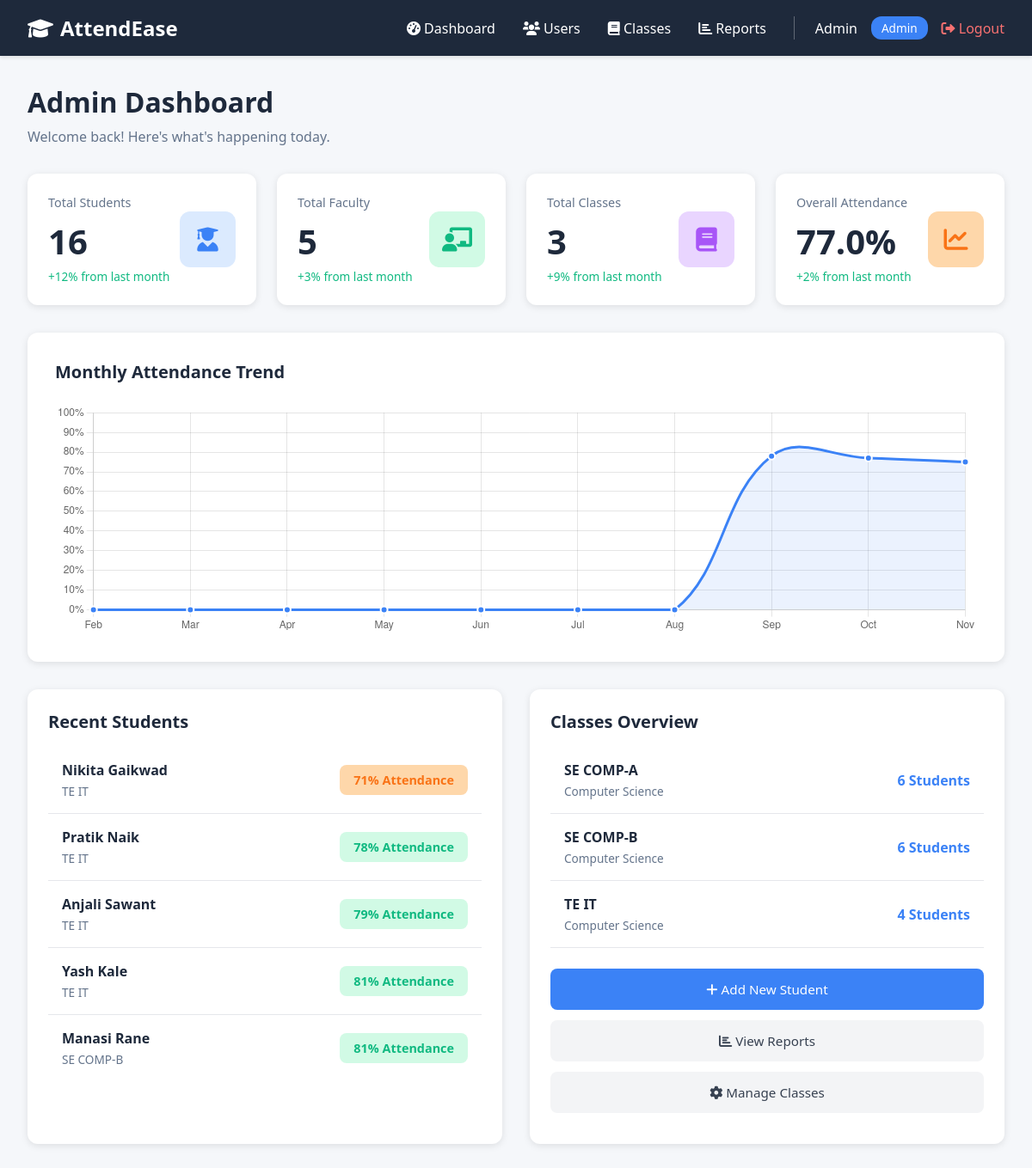
The page /admin/dashboard (signed in) on the database its author committed.
### tables this page shows
CREATE TABLE users (
            id INTEGER PRIMARY KEY AUTOINCREMENT,
            full_name TEXT NOT NULL,
            email TEXT UNIQUE NOT NULL,
            password TEXT NOT NULL,
            role TEXT NOT NULL,
            class_name TEXT,
            roll_number TEXT,
            branch TEXT,
            year INTEGER,
            subject TEXT,
            created_at TIMESTAMP DEFAULT CURRENT_TIMESTAMP
        );

### app.py (the view)
@app.route('/admin/dashboard')
@admin_required
def admin_dashboard():
    db = get_db()
    total_students = db.execute(
        "SELECT COUNT(*) as count FROM users WHERE role='student'"
    ).fetchone()['count']
    total_faculty = db.execute(
        "SELECT COUNT(*) as count FROM users WHERE role='faculty'"
    ).fetchone()['count']
    total_classes = db.execute(
        "SELECT COUNT(DISTINCT class_name) as count FROM users WHERE role='student' AND class_name IS NOT NULL"
    ).fetchone()['count']
    total_records = db.execute("SELECT COUNT(*) as count FROM attendance").fetchone()['count']
    present_records = db.execute(
        "SELECT COUNT(*) as count FROM attendance WHERE status='Present'"
    ).fetchone()['count']
    overall_attendance = round((present_records / total_records * 100) if total_records > 0 else 0, 1)
    recent_students = db.execute("""
        SELECT u.id, u.full_name, u.class_name, u.roll_number,
               COUNT(a.id) as total_classes,
               SUM(CASE WHEN a.status = 'Present' THEN 1 ELSE 0 END) as present_count
        FROM users u
        LEFT JOIN attendance a ON u.id = a.student_id
        WHERE u.role = 'student'
        GROUP BY u.id
        ORDER BY u.id DESC
        LIMIT 5
    """).fetchall()
    students_with_attendance = []
    for student in recent_students:
        attendance_pct = round(
            (student['present_count'] / student['total_classes'] * 100)
            if student['total_classes'] > 0 else 0
        )
        students_with_attendance.append({
            'name': student['full_name'],
            'class': student['class_name'] or 'N/A',
            'attendance': attendance_pct
        })
    classes_overview = db.execute("""
        SELECT class_name, COUNT(*) as student_count
        FROM users
        WHERE role='student' AND class_name IS NOT NULL
        GROUP BY class_name
    """).fetchall()
    monthly_trend = []
    for i in range(9, -1, -1):
        month_date = datetime.now() - timedelta(days=30*i)
        month_name = month_date.strftime('%b')
        month_str = month_date.strftime('%Y-%m')
        month_total = db.execute(
            "SELECT COUNT(*) as count FROM attendance WHERE date LIKE ?",
            (f"{month_str}%",)
        ).fetchone()['count']
        month_present = db.execute(
            "SELECT COUNT(*) as count FROM attendance WHERE date LIKE ? AND status='Present'",
            (f"{month_str}%",)
        ).fetchone()['count']
        month_pct = round((month_present / month_total * 100) if month_total > 0 else 0)
        monthly_trend.append({'month': month_name, 'percentage': month_pct})
    return render_template('admin_dashboard.html',
                         total_students=total_students,
                         total_faculty=total_faculty,
                         total_classes=total_classes,
                         overall_attendance=overall_attendance,
                         recent_students=students_with_attendance,
                         classes_overview=classes_overview,
                         monthly_trend=json.dumps(monthly_trend))

### app.py (called while the page is built)
def get_db():
    db = getattr(g, '_database', None)
    if db is None:
        db = g._database = sqlite3.connect(DATABASE)
        db.row_factory = sqlite3.Row
    return db

@app.teardown_appcontext
def close_connection(exception):
    db = getattr(g, '_database', None)
    if db is not None:
        db.close()

def admin_required(f):
    @wraps(f)
    def decorated_function(*args, **kwargs):
        if 'user_id' not in session:
            flash("You must be logged in to view that page.", "error")
            return redirect(url_for('auth'))
        if session.get('user_role') != 'admin':
            flash("You don't have permission to access this page.", "error")
            return redirect(url_for('index'))
        return f(*args, **kwargs)
    return decorated_function

### templates/admin_dashboard.html (shortened to what this page needs)
{% extends "admin_layout.html" %}
{% block content %}
<div class="admin-header">
    <h1>Admin Dashboard</h1>
    <p>Welcome back! Here's what's happening today.</p>
</div>
<div class="stats-grid">
    <div class="stat-card">
        <div class="stat-info">
            <h3>Total Students</h3>
            <div class="stat-number">{{ total_students }}</div>
            <div class="stat-change">+12% from last month</div>
        </div>
        <div class="stat-icon blue">
            <i class="fas fa-user-graduate"></i>
        </div>
    </div>
    <div class="stat-card">
        <div class="stat-info">
            <h3>Total Faculty</h3>
            <div class="stat-number">{{ total_faculty }}</div>
            <div class="stat-change">+3% from last month</div>
        </div>
        <div class="stat-icon green">
            <i class="fas fa-chalkboard-teacher"></i>
        </div>
    </div>
    <div class="stat-card">
        <div class="stat-info">
            <h3>Total Classes</h3>
            <div class="stat-number">{{ total_classes }}</div>
            <div class="stat-change">+9% from last month</div>
        </div>
        <div class="stat-icon purple">
            <i class="fas fa-book"></i>
        </div>
    </div>
    <div class="stat-card">
        <div class="stat-info">
            <h3>Overall Attendance</h3>
            <div class="stat-number">{{ overall_attendance }}%</div>
            <div class="stat-change">+2% from last month</div>
        </div>
        <div class="stat-icon orange">
            <i class="fas fa-chart-line"></i>
        </div>
    </div>
</div>
<div class="chart-section">
    <h2>Monthly Attendance Trend</h2>
    <canvas id="attendanceChart" width="400" height="100"></canvas>
</div>
<div class="two-column-grid">
    <div class="section-card">
        <h2>Recent Students</h2>
        {% if recent_students %}
            {% for student in recent_students %}
            <div class="student-item">
                <div class="student-info">
                    <h4>{{ student.name }}</h4>
                    <p>{{ student.class }}</p>
                </div>
                <div class="attendance-badge {% if student.attendance >= 75 %}high{% elif student.attendance >= 50 %}medium{% else %}low{% endif %}">
                    {{ student.attendance }}% Attendance
                </div>
            </div>
            {% endfor %}
        {% else %}
            <p style="color: #64748b; padding: 1rem 0;">No students found</p>
        {% endif %}
    </div>
    <div class="section-card">
        <h2>Classes Overview</h2>
        {% if classes_overview %}
            {% for class in classes_overview %}
            <div class="class-item">
                <div>
                    <h4>{{ class.class_name }}</h4>
                    <p>Computer Science</p>
                </div>
                <div style="font-weight: 600; color: #3b82f6;">{{ class.student_count }} Students</div>
            </div>
            {% endfor %}
        {% else %}
            <p style="color: #64748b; padding: 1rem 0;">No classes found</p>
        {% endif %}
        <div class="quick-actions">
            <a href="{{ url_for('admin_users') }}" class="action-btn">
                <i class="fas fa-plus"></i> Add New Student
            </a>
            <a href="{{ url_for('admin_reports') }}" class="action-btn secondary">
                <i class="fas fa-chart-bar"></i> View Reports
            </a>
            <a href="{{ url_for('admin_classes') }}" class="action-btn secondary">
                <i class="fas fa-cog"></i> Manage Classes
            </a>
        </div>
    </div>
</div>
<script>
const monthlyData = {{ monthly_trend | safe }};
const ctx = document.getElementById('attendanceChart').getContext('2d');
new Chart(ctx, {
    type: 'line',
    data: {
        labels: monthlyData.map(d => d.month),
        datasets: [{
            label: 'Attendance %',
            data: monthlyData.map(d => d.percentage),
            borderColor: '#3b82f6',
            backgroundColor: 'rgba(59, 130, 246, 0.1)',
            tension: 0.4,
            fill: true,
            pointBackgroundColor: '#3b82f6',
            pointBorderColor: '#fff',
            pointBorderWidth: 2,
            pointRadius: 4
        }]
    },
    options: {
        responsive: true,
        maintainAspectRatio: true,
        plugins: {
            legend: { display: false },
            tooltip: {
                callbacks: {
                    label: function(context) {
                        return 'Attendance: ' + context.parsed.y + '%';
                    }
                }
            }
        },
        scales: {
            y: {
                beginAtZero: true,
                max: 100,
                ticks: {
                    callback: function(value) {
                        return value + '%';
                    }
                }
            }
        }
    }
});
</script>
{% endblock %}

### templates/admin_layout.html (style rules this page uses)
* { margin: 0; padding: 0; box-sizing: border-box; }
body { font-family: 'Segoe UI', Tahoma, Geneva, Verdana, sans-serif; background: #f5f7fa; }

### templates/admin_dashboard.html (style rules this page uses)
.admin-header { margin-bottom: 2rem; }
.admin-header h1 { font-size: 2rem; margin-bottom: 0.5rem; color: #1e293b; }
.admin-header p { color: #64748b; font-size: 1rem; }
.stats-grid { display: grid; grid-template-columns: repeat(auto-fit, minmax(250px, 1fr)); gap: 1.5rem; margin-bottom: 2rem; }
.stat-card { background: white; padding: 1.5rem; border-radius: 12px; box-shadow: 0 2px 8px rgba(0,0,0,0.1); display: flex; justify-content: space-between; align-items: center; transition: transform 0.2s; }
.stat-info h3 { font-size: 0.9rem; color: #64748b; margin-bottom: 0.5rem; font-weight: 500; }
.stat-info .stat-number { font-size: 2.5rem; font-weight: 700; margin-bottom: 0.25rem; color: #1e293b; }
.stat-change { font-size: 0.85rem; color: #10b981; font-weight: 500; }
.stat-icon { width: 65px; height: 65px; border-radius: 12px; display: flex; align-items: center; justify-content: center; font-size: 1.75rem; }
.stat-icon.blue { background: #dbeafe; color: #3b82f6; }
.stat-icon.green { background: #d1fae5; color: #10b981; }
.stat-icon.purple { background: #e9d5ff; color: #a855f7; }
.stat-icon.orange { background: #fed7aa; color: #f97316; }
.chart-section { background: white; padding: 2rem; border-radius: 12px; box-shadow: 0 2px 8px rgba(0,0,0,0.1); margin-bottom: 2rem; }
.chart-section h2 { font-size: 1.25rem; margin-bottom: 1.5rem; color: #1e293b; font-weight: 600; }
.two-column-grid { display: grid; grid-template-columns: 1fr 1fr; gap: 2rem; margin-top: 2rem; }
.section-card { background: white; padding: 1.5rem; border-radius: 12px; box-shadow: 0 2px 8px rgba(0,0,0,0.1); }
.section-card h2 { font-size: 1.25rem; margin-bottom: 1rem; color: #1e293b; font-weight: 600; }
.student-item { display: flex; justify-content: space-between; align-items: center; padding: 1rem; border-bottom: 1px solid #e5e7eb; }
.student-item:last-child { border-bottom: none; }
.student-info h4 { margin: 0; font-size: 1rem; color: #1e293b; font-weight: 600; }
.student-info p { margin: 0.25rem 0 0 0; font-size: 0.85rem; color: #64748b; }
.attendance-badge { padding: 0.5rem 1rem; border-radius: 8px; font-weight: 600; font-size: 0.9rem; }
.attendance-badge.high { background: #d1fae5; color: #10b981; }
.attendance-badge.medium { background: #fed7aa; color: #f97316; }
.class-item { display: flex; justify-content: space-between; align-items: center; padding: 1rem; border-bottom: 1px solid #e5e7eb; }
.class-item h4 { margin: 0; font-size: 1rem; color: #1e293b; font-weight: 600; }
.class-item p { margin: 0.25rem 0 0 0; font-size: 0.85rem; color: #64748b; }
.quick-actions { margin-top: 1.5rem; }
.action-btn { display: block; width: 100%; padding: 0.875rem; margin-bottom: 0.75rem; border: none; border-radius: 8px; background: #3b82f6; color: white; cursor: pointer; font-size: 0.95rem; text-decoration: none; text-align: center; font-weight: 500; transition: background 0.2s; }
.action-btn.secondary { background: #f3f4f6; color: #374151; }

### rows shown on the page
users: name "Nikita Gaikwad", class "TE IT", attendance "71"
users: name "Pratik Naik", class "TE IT", attendance "78"
users: name "Anjali Sawant", class "TE IT", attendance "79"
users: name "Yash Kale", class "TE IT", attendance "81"
users: name "Manasi Rane", class "SE COMP-B", attendance "81"

### other values the page prints
{{ session.user_name }} "Admin"
{{ total_students }} "16"
{{ total_faculty }} "5"
{{ total_classes }} "3"
{{ overall_attendance }} "77.0"
{{ class.class_name }} "SE COMP-A" "SE COMP-B" "TE IT"
{{ class.student_count }} "6" "6" "4"
